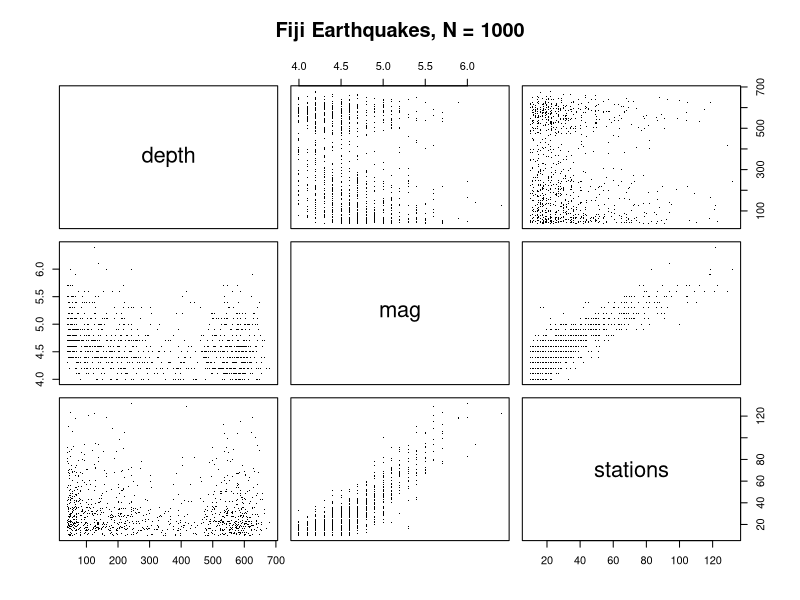
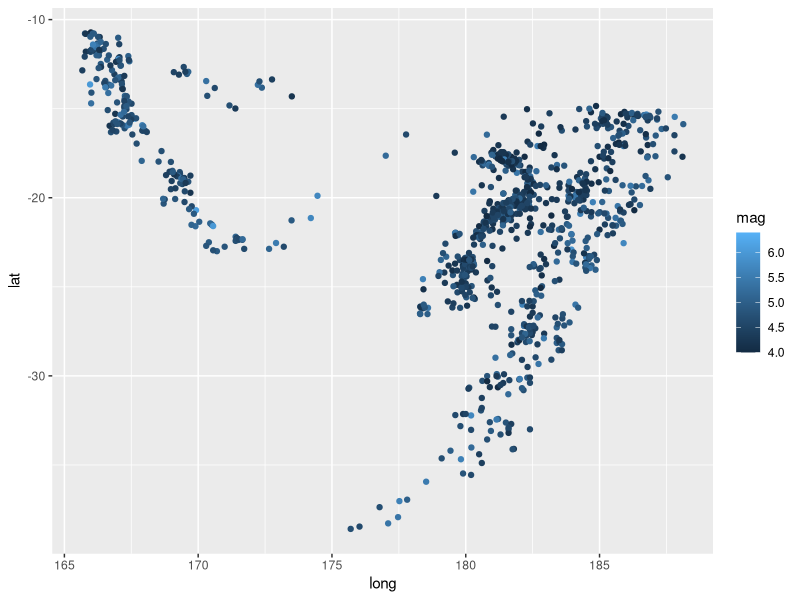
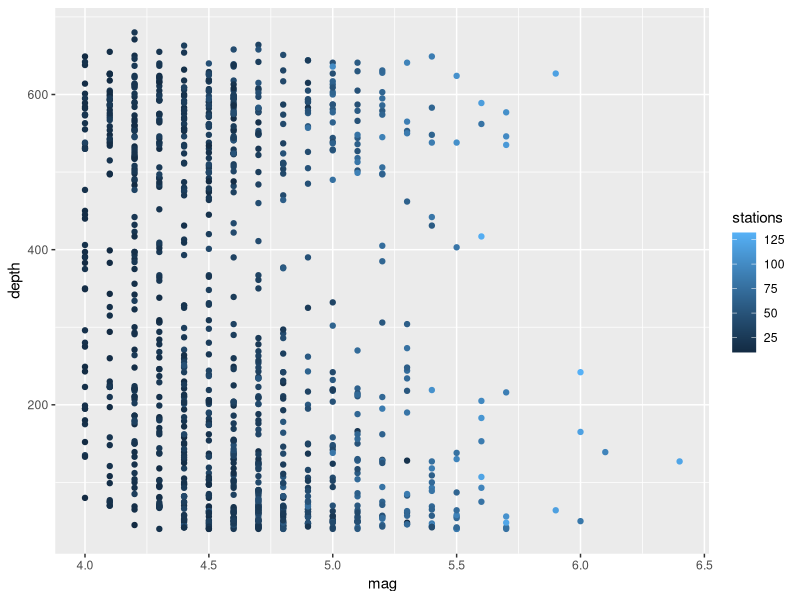
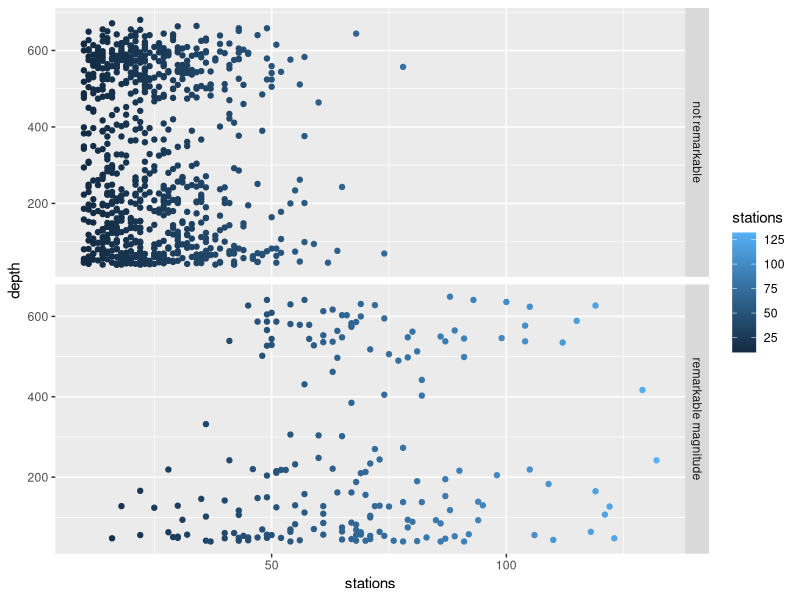
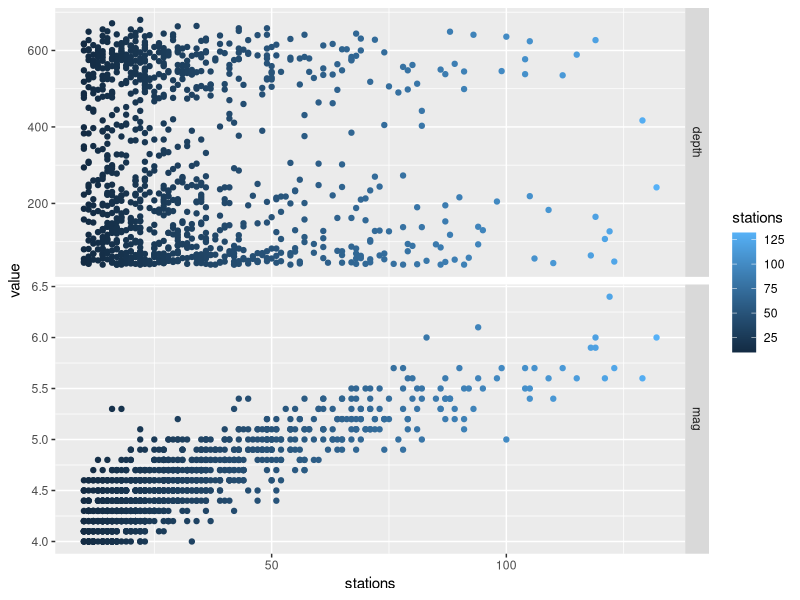

Recreate these plots in R, in order.
## ---- chunk 1
knitr::opts_chunk$set(echo = TRUE)
library(ggplot2)
library(dplyr)
library(tidyr)
library(RColorBrewer)
## ---- chunk 2
# plot(pressure)
require(graphics)
quakes %>%
  select(3:5) %>%
  pairs(main = "Fiji Earthquakes, N = 1000", cex.main = 1.2, pch = ".")
## ---- chunk 3
str(quakes)
summary(quakes)
sum(is.na(quakes))
## ---- chunk 4
quakes %>%
  #mutate(magnitude = rev(mag)) %>%
  ggplot(aes(x = long,
             y = lat,
             color = mag)) +
  geom_point() +
  scale_fill_distiller(palette ="RdBu", direction = -1)
  #scale_color_manual(values = rev(RColorBrewer::brewer.pal(3,'Blues'))) 
  #geom_point(data = filter(quakes, mag >= 6), color = "red")
  #scale_fill_discrete(name = "Remarkable", labels = c("mag >= 6"))
## ---- chunk 5
quakes %>%
  ggplot(aes(x = mag,
             y = depth,
             color = stations)) +
  geom_point()
## ---- chunk 6
quakes %>% 
  select(depth,mag,stations) %>%
  mutate(strong = ifelse(mag >= 5, "remarkable magnitude", "not remarkable")) %>%
  ggplot(aes(x = stations,
             y = depth,
             color = stations)) +
  geom_point() + 
  geom_point(size = 0.7) +
  facet_grid(strong ~ ., scales="free")
## ---- chunk 7
quakes %>% 
  gather(key = measure, value = value, "depth":"mag") %>%
  ggplot(aes(x = stations,
             y = value,
             color = stations)) +
  geom_point() + 
  geom_point(size = 0.7) +
  facet_grid(measure ~ ., scales="free")
